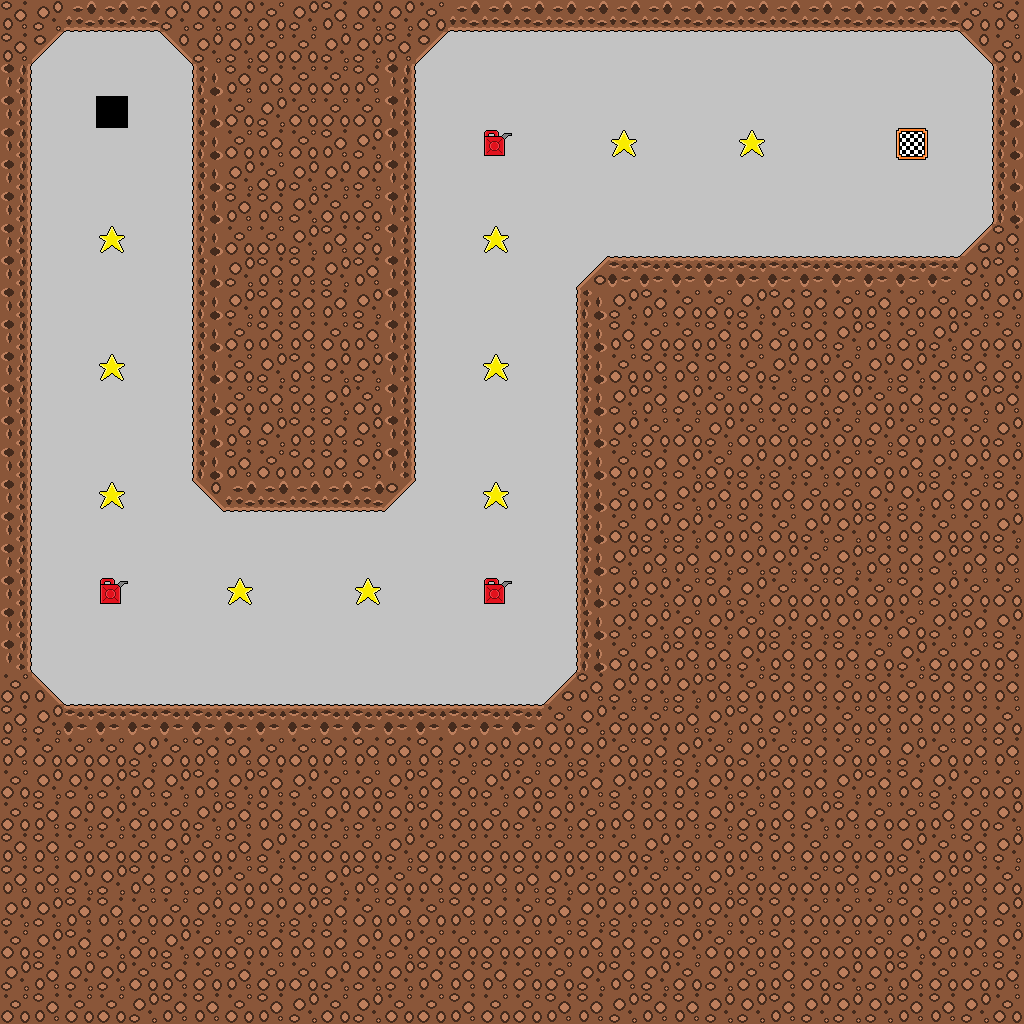

A 2D game scene composited from a Tiled map and its tileset images. What follows is a short description and the map's XML, with every tile layer's data as written:
An orthogonal 32x32 tile map with 32x32 px tiles, 1 tile layer (layer).

<map version="1.0" orientation="orthogonal" renderorder="right-down" width="32" height="32" tilewidth="32" tileheight="32" nextobjectid="1">
 <tileset firstgid="1" name="tiles" tilewidth="32" tileheight="32" tilecount="32">
  <image source="../assets/tiles.png" width="1024" height="32" />
 </tileset>
 <layer name="layer" width="32" height="32">
  <data encoding="csv">
1,15,13,13,13,15,15,15,16,15,1,15,15,16,13,13,13,13,13,13,13,13,13,13,13,13,13,13,13,13,16,1,
1,18,2,2,2,19,15,15,16,16,15,15,1,18,2,2,2,2,2,2,2,2,2,2,2,2,2,2,2,2,19,16,
12,2,2,2,2,2,14,1,1,16,16,1,12,2,2,2,2,2,2,2,2,2,2,2,2,2,2,2,2,2,2,14,
12,2,2,3,2,2,14,16,15,16,16,16,12,2,2,2,2,2,2,2,2,2,2,2,2,2,2,2,2,2,2,14,
12,2,2,2,2,2,14,16,1,16,1,15,12,2,2,6,2,2,2,5,2,2,2,5,2,2,2,2,4,2,2,14,
12,2,2,2,2,2,14,15,16,15,15,15,12,2,2,2,2,2,2,2,2,2,2,2,2,2,2,2,2,2,2,14,
12,2,2,2,2,2,14,1,1,15,16,16,12,2,2,2,2,2,2,2,2,2,2,2,2,2,2,2,2,2,2,14,
12,2,2,5,2,2,14,16,16,15,1,16,12,2,2,5,2,2,2,2,2,2,2,2,2,2,2,2,2,2,20,1,
12,2,2,2,2,2,14,15,1,1,15,1,12,2,2,2,2,2,20,11,11,11,11,11,11,11,11,11,11,11,15,1,
12,2,2,2,2,2,14,15,1,1,1,15,12,2,2,2,2,2,14,15,1,16,16,15,1,1,16,1,16,16,15,15,
12,2,2,2,2,2,14,16,1,1,16,1,12,2,2,2,2,2,14,1,16,16,1,1,16,1,15,1,16,15,16,16,
12,2,2,5,2,2,14,16,15,1,15,15,12,2,2,5,2,2,14,16,1,1,1,16,15,15,16,15,15,16,1,16,
12,2,2,2,2,2,14,16,1,1,15,16,12,2,2,2,2,2,14,15,1,15,16,1,16,15,15,16,1,16,15,1,
12,2,2,2,2,2,14,1,15,1,1,15,12,2,2,2,2,2,14,15,16,16,15,16,16,15,16,15,16,1,16,15,
12,2,2,2,2,2,14,1,16,1,1,15,12,2,2,2,2,2,14,16,1,15,16,15,15,15,16,16,1,15,15,15,
12,2,2,5,2,2,19,13,13,13,13,13,18,2,2,5,2,2,14,16,1,15,1,1,1,16,16,15,15,1,16,1,
12,2,2,2,2,2,2,2,2,2,2,2,2,2,2,2,2,2,14,16,15,15,16,1,16,15,15,1,1,16,16,15,
12,2,2,2,2,2,2,2,2,2,2,2,2,2,2,2,2,2,14,15,1,1,15,15,15,16,15,1,1,15,1,1,
12,2,2,6,2,2,2,5,2,2,2,5,2,2,2,6,2,2,14,15,15,16,1,15,16,16,1,16,1,15,16,16,
12,2,2,2,2,2,2,2,2,2,2,2,2,2,2,2,2,2,14,15,15,16,15,16,15,15,15,15,16,15,1,15,
12,2,2,2,2,2,2,2,2,2,2,2,2,2,2,2,2,2,14,16,15,1,1,15,1,1,1,16,15,16,16,1,
16,17,2,2,2,2,2,2,2,2,2,2,2,2,2,2,2,20,1,15,15,15,1,16,1,1,16,1,16,1,1,1,
1,15,11,11,11,11,11,11,11,11,11,11,11,11,11,11,11,16,15,16,16,1,15,1,15,1,16,1,1,1,1,16,
1,16,16,16,15,16,1,1,16,16,1,1,1,1,15,15,15,15,15,16,1,15,16,15,16,1,16,1,15,16,1,1,
16,15,15,15,1,15,1,15,1,15,16,16,15,1,16,15,16,15,1,15,1,1,15,15,1,1,15,1,1,15,16,16,
16,1,15,15,16,16,15,1,1,16,15,15,15,1,16,16,15,15,16,1,1,1,15,16,1,15,1,16,16,1,16,15,
1,1,16,16,16,15,16,1,15,16,16,16,15,16,16,16,16,16,16,16,15,16,16,1,1,16,16,16,15,16,1,15,
1,1,15,15,1,15,15,16,1,16,15,1,16,1,16,1,1,15,16,15,16,16,15,16,16,16,1,15,1,15,1,16,
15,15,1,1,16,16,15,15,15,15,1,16,1,16,1,1,16,1,15,15,15,15,15,1,1,16,16,16,1,15,1,15,
16,15,1,15,16,15,16,16,1,1,1,15,15,16,16,16,16,16,1,1,16,15,16,16,1,16,16,16,15,16,1,15,
15,1,15,15,16,1,16,1,16,16,15,15,15,1,1,1,16,16,15,1,15,16,15,16,1,16,15,15,1,16,16,1,
16,1,16,16,15,1,1,16,1,15,16,15,16,16,1,16,16,1,1,15,1,1,15,15,1,15,15,15,1,1,15,16
</data>
 </layer>
</map>
